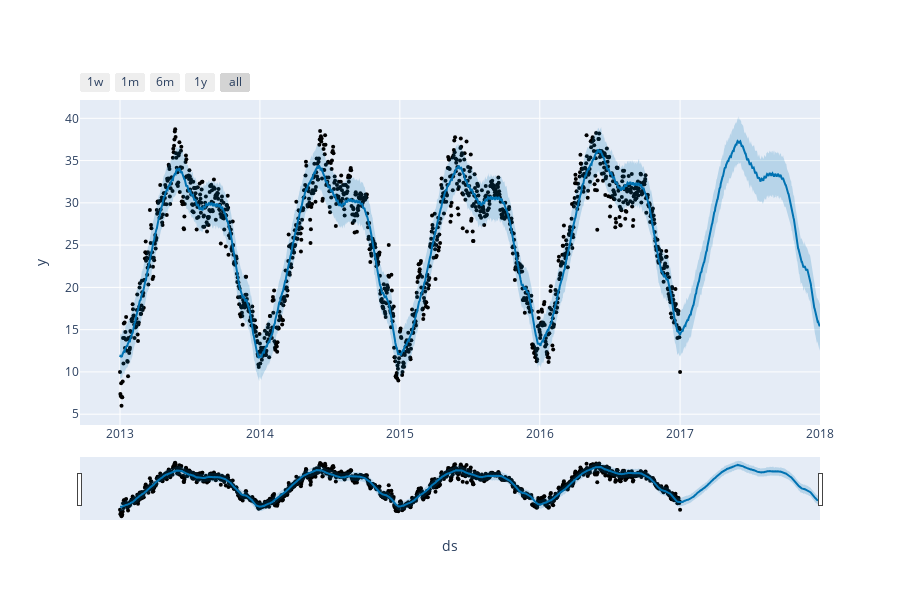

The code cell stored with this chart in its notebook:
### Code cell
from prophet import Prophet
from prophet.plot import plot_plotly, plot_components_plotly
model=Prophet()
model.fit(forecast_data)
forecasts = model.make_future_dataframe(periods=365)
predictions = model.predict(forecasts)
plot_plotly(model, predictions)

### Figure 1 — Plotly figure (JSON) as saved in the notebook; plotly's stock layout.template omitted (floating-point values rounded to 4 significant figures; data arrays with more than 128 entries replaced by an {"elided": "..."} marker saying what was removed)
{"data": [{"marker": {"color": "black", "size": 4}, "mode": "markers", "name": "Actual", "type": "scatter", "x": {"elided": "1462 str values"}, "y": {"elided": "1462 float values"}}, {"hoverinfo": "skip", "line": {"width": 0}, "mode": "lines", "type": "scatter", "x": {"elided": "1827 str values"}, "y": {"elided": "1827 float values"}}, {"fill": "tonexty", "fillcolor": "rgba(0, 114, 178, 0.2)", "line": {"color": "#0072B2", "width": 2}, "mode": "lines", "name": "Predicted", "type": "scatter", "x": {"elided": "1827 str values"}, "y": {"elided": "1827 float values"}}, {"fill": "tonexty", "fillcolor": "rgba(0, 114, 178, 0.2)", "hoverinfo": "skip", "line": {"width": 0}, "mode": "lines", "type": "scatter", "x": {"elided": "1827 str values"}, "y": {"elided": "1827 float values"}}], "layout": {"height": 600, "showlegend": false, "width": 900, "xaxis": {"autorange": true, "range": ["2012-09-18 15:46:17.1429", "2018-01-01"], "rangeselector": {"buttons": [{"count": 7, "label": "1w", "step": "day", "stepmode": "backward"}, {"count": 1, "label": "1m", "step": "month", "stepmode": "backward"}, {"count": 6, "label": "6m", "step": "month", "stepmode": "backward"}, {"count": 1, "label": "1y", "step": "year", "stepmode": "backward"}, {"step": "all"}]}, "rangeslider": {"autorange": true, "range": ["2012-09-18 15:46:17.1429", "2018-01-01"], "visible": true, "yaxis": {"_template": null, "rangemode": "match"}}, "title": {"text": "ds"}, "type": "date"}, "yaxis": {"autorange": true, "range": [3.723, 42.17], "title": {"text": "y"}, "type": "linear"}}}
